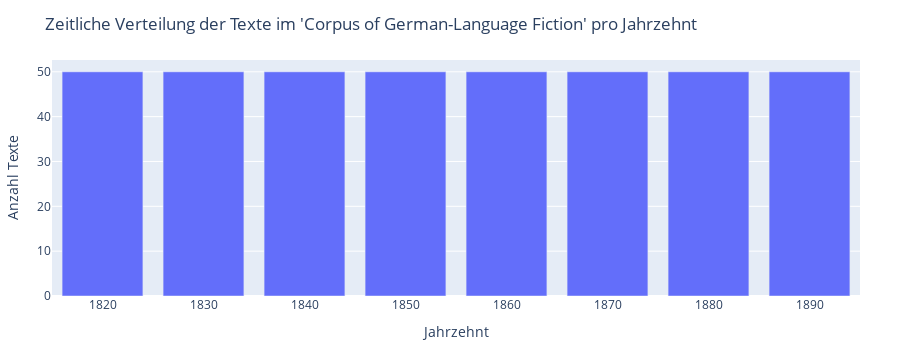

The cell this chart's notebook holds for it:
### Markdown cell above
Visualisierung der Dekadenverteilung (Textanzahl pro Dekade)

### Code cell
# Visualisierung der Dekadenverteilung (Textanzahl pro Dekade)
fig_decade = px.bar(
    x=decade_counts.index.astype(str),
    y=decade_counts.values,
    labels={
        "x": "Jahrzehnt",
        "y": "Anzahl Texte"
    },
    title="Zeitliche Verteilung der Texte im 'Corpus of German-Language Fiction' pro Jahrzehnt"
)

fig_decade.update_layout(
    height=350,
    margin=dict(l=40, r=40, t=60, b=40),
)

fig_decade.show()

### Figure 1 — Plotly figure (JSON) as saved in the notebook; plotly's stock layout.template omitted (floating-point values rounded to 4 significant figures)
{"data": [{"hovertemplate": "Jahrzehnt=%{x}<br>Anzahl Texte=%{y}<extra></extra>", "legendgroup": "", "marker": {"color": "#636efa", "pattern": {"shape": ""}}, "name": "", "orientation": "v", "showlegend": false, "textposition": "auto", "type": "bar", "x": ["1820", "1830", "1840", "1850", "1860", "1870", "1880", "1890"], "xaxis": "x", "y": [50, 50, 50, 50, 50, 50, 50, 50], "yaxis": "y"}], "layout": {"barmode": "relative", "height": 350, "legend": {"tracegroupgap": 0}, "margin": {"b": 40, "l": 40, "r": 40, "t": 60}, "title": {"text": "Zeitliche Verteilung der Texte im 'Corpus of German-Language Fiction' pro Jahrzehnt"}, "xaxis": {"anchor": "y", "domain": [0, 1], "title": {"text": "Jahrzehnt"}}, "yaxis": {"anchor": "x", "domain": [0, 1], "title": {"text": "Anzahl Texte"}}}}
